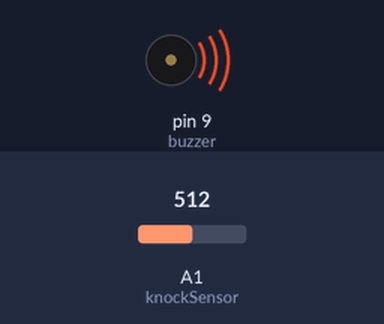
Recording of a sketch running on a simulated Arduino Uno, built with avr-gcc and run on an emulated ATmega328P. Shown: buzzer (waves = sounding). Inputs (shaded band) come from the test bench; at power-on: A1 (knockSensor) = 512.

Above: at 1.9 s.
2.0 s: A1 (knockSensor) set to 407
6.2 s: A1 (knockSensor) set to 389
At 7.0 s:
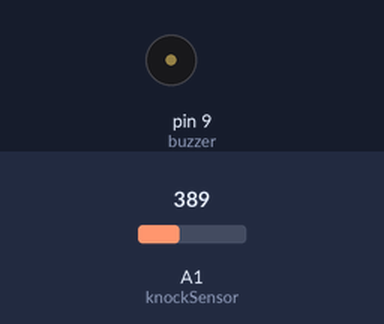
8.0 s: A1 (knockSensor) set to 410
At 8.8 s:
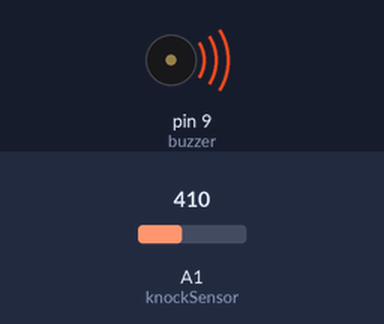
12.2 s: A1 (knockSensor) set to 390
At 12.7 s:
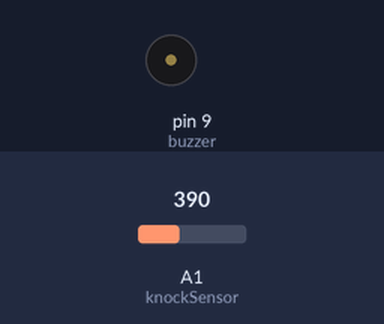
Timing chart, 0 to 14.8 s (numbered marks = the images above; inputs shaded):
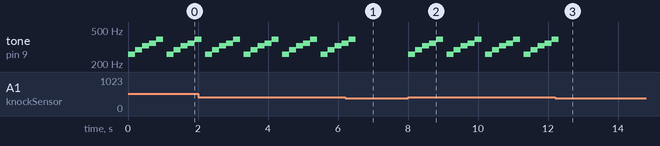

The sketch:

Exp11.ino
```cpp
// Lab Practical 11
// Problem Statement:
// Write a program using piezo element and use it to play a tune after someone knocks.

int buzzer = 9; // connect buzzer to digital pin 9
int knockSensor = A1; // the piezo is connected to analog pin A1
int threshold = 400; // threshold value to detect a knock

int sensorReading = 0; // variable to store sensor reading

void setup() {
  pinMode(buzzer, OUTPUT); // set buzzer as output
  pinMode(knockSensor, INPUT); // no need to set knockSensor as input, analogRead handles it
}

void loop() {
  sensorReading = analogRead(knockSensor);

  if (sensorReading >= threshold) {
    tone(buzzer, 261); // C
    delay(200);
    noTone(buzzer);

    tone(buzzer, 293); // D
    delay(200);
    noTone(buzzer);

    tone(buzzer, 329); // E
    delay(200);
    noTone(buzzer);

    tone(buzzer, 349); // F
    delay(200);
    noTone(buzzer);

    tone(buzzer, 392); // G
    delay(200);
    noTone(buzzer);
  }

  delay(100); // short delay before next reading
}
```

Measured:
- the behaviour switches between 400 and 399 on A1 (knockSensor) (found by bisection; images 0 and 1)
- after the input at 6.2 s, tone on pin 9 (buzzer): goes on until 6.5 s, then stays silent
- after the input at 8.0 s, tone on pin 9 (buzzer): silent → 261 Hz at once, then repeats every 1.1 s: 293 Hz 0.20 s, 329 Hz 0.20 s, 349 Hz 0.20 s, 392 Hz 0.20 s, silent 0.10 s, 261 Hz 0.20 s
- after the input at 12.2 s, tone on pin 9 (buzzer): goes on until 12.3 s, then stays silent
- by itself, tone on pin 9 (buzzer): repeats every 1.1 s: 261 Hz 0.20 s, 293 Hz 0.20 s, 329 Hz 0.20 s, 349 Hz 0.20 s, 392 Hz 0.20 s, silent 0.10 s
